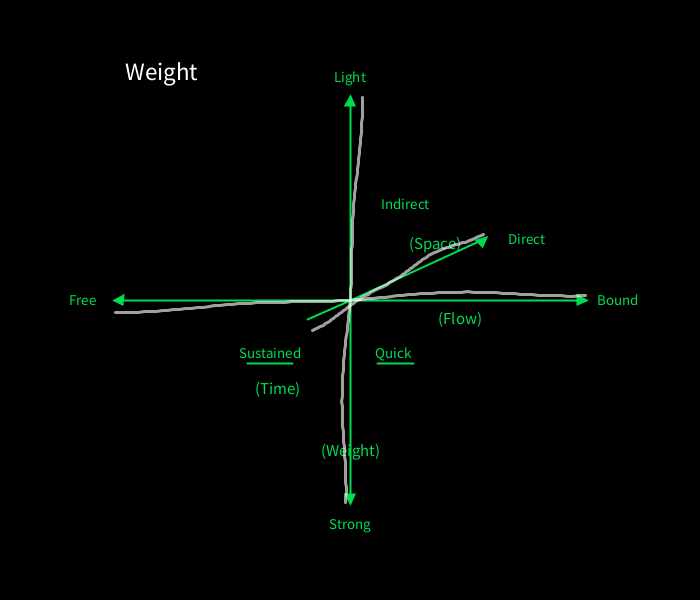
Frame 1 (no input)
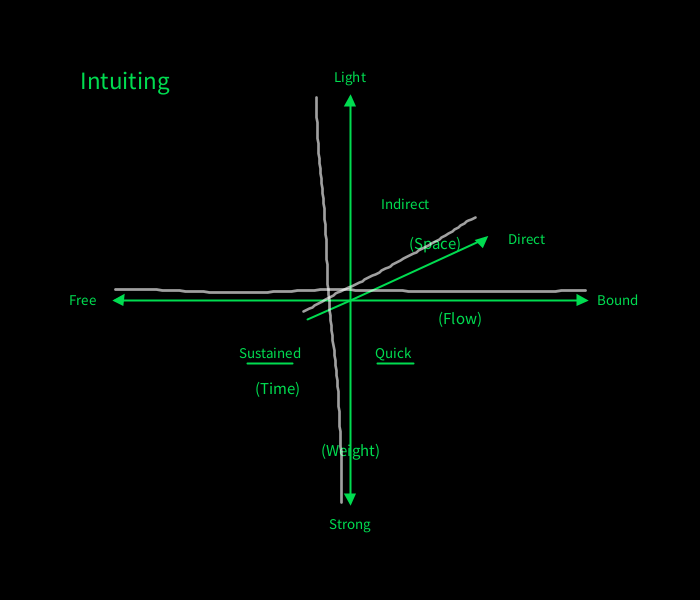
Frame 60 (the mouse pressed at the canvas centre just before this capture)
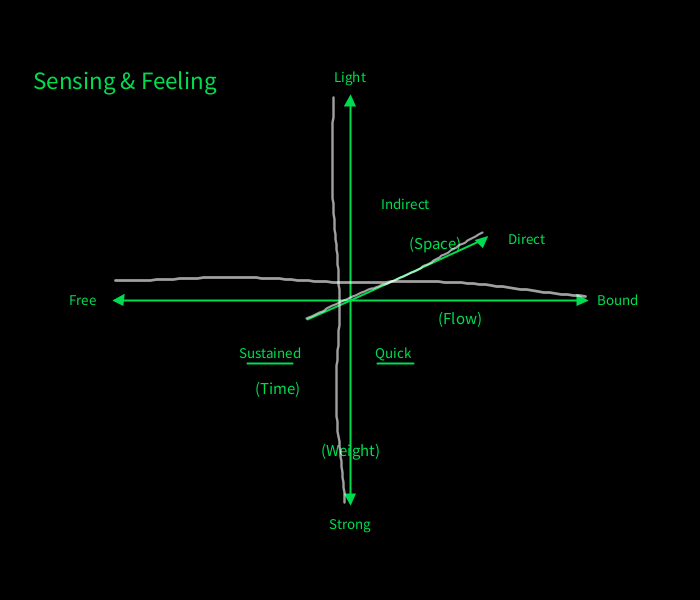
Frame 120 (the mouse held since frame 60 and released just before this capture)

The Processing sketch that drew these frames (run headless with seeded random() and noise(); from frame 60 on, the mouse is pressed at the canvas centre):

// Processing sketch: noisy_lines
// ── noisy_lines.pde
// Laban Effort Diagram — noisy waveforms on all 3 axes

float labanX, labanY, labanWidth, labanHeight;

float waveOffset1 = 0;
float waveOffset2 = 0;
float waveOffset3 = 0;

int wordIndex = 0;

String[] words = {
  "Weight", "Time", "Space", "Flow",
  "Bound", "Free", "Strong", "Light", "Direct", "Indirect", "Sustained", "Quick",
  "Sensing", "Feeling", "Intending", "Progressing", "Thinking", "Intuiting", "Attending", "Deciding",
  "Sensing & Feeling", "Intending & Progressing", "Thinking & Intuiting", "Attending & Deciding",
  "Sensing & Intuiting", "Intending & Deciding", "Feeling & Thinking", "Progressing & Attending",
  "Sensing & Thinking", "Intending & Attending", "Feeling & Thinking", "Progressing & Deciding",
  "Dream State", "Awake State", "Rhythm State", "Remote State", "Mobile State", "Stable State",
  "Passion Drive", "Spell Drive", "Vision Drive", "Active Drive"
};

void setup() {
  size(700, 600);
  labanX = 100;
  labanY = 80;
  labanWidth = 500;
  labanHeight = 440;
}

void draw() {
  background(0);
  drawLabanDiagram(labanX, labanY, labanWidth, labanHeight);
  drawWaves();
  waveOffset1 += 0.34;
  waveOffset2 += 0.33;
  waveOffset3 += 0.35;
}

void drawWaves() {
  float cx = labanX + labanWidth / 2;
  float cy = labanY + labanHeight / 2;

  int steps = 80;
  float noiseScale = 0.5;
  float amp = 60; // how far the wave deviates from the axis

  noFill();

  // --- Vertical axis (Light/Strong) ---
  stroke(255, 255, 255, 160);
  beginShape();
  for (int i = 0; i <= steps; i++) {
    float t = (float) i / steps;
    float axisY = map(t, 0, 1, cy - labanHeight * 0.46, cy + labanHeight * 0.46);
    float n = noise(t * noiseScale, waveOffset1) - 0.5;
    float x = cx + n * amp * 2;
    strokeWeight(max(0.1, map(noise(t * 0.3, waveOffset1 * 0.5), 0, 1, 0.5, 6)));
    vertex(x, axisY);
  }
  endShape();

  // --- Horizontal axis (Free/Bound) ---
  stroke(255, 255, 255, 160);
  beginShape();
  for (int i = 0; i <= steps; i++) {
    float t = (float) i / steps;
    float axisX = map(t, 0, 1, cx - labanWidth * 0.47, cx + labanWidth * 0.47);
    float n = noise(t * noiseScale, waveOffset2) - 0.5;
    float y = cy + n * amp * 2;
    strokeWeight(max(0.1, map(noise(t * 0.3, waveOffset2 * 0.5), 0, 1, 0.5, 6)));
    vertex(axisX, y);
  }
  endShape();

  // --- Diagonal axis (Indirect/Direct) ---
  // Full axis: from back end to arrow end
  float dxFull = labanWidth  * 0.27 + labanWidth  * 0.086;
  float dyFull = -labanHeight * 0.14 - labanHeight * 0.044;
  float axisLen = sqrt(dxFull * dxFull + dyFull * dyFull);
  float ux = dxFull / axisLen;  // unit vector along axis
  float uy = dyFull / axisLen;
  float px = -uy;               // perpendicular
  float py =  ux;

  float startX = cx - labanWidth  * 0.086;
  float startY = cy + labanHeight * 0.044;

  stroke(255, 255, 255, 160);
  beginShape();
  for (int i = 0; i <= steps; i++) {
    float t = (float) i / steps;
    float ax = startX + ux * axisLen * t;
    float ay = startY + uy * axisLen * t;
    float n = noise(t * noiseScale, waveOffset3) - 0.5;
    float wx = ax + px * n * amp * 2;
    float wy = ay + py * n * amp * 2;
    strokeWeight(max(0.1, map(noise(t * 0.3, waveOffset3 * 0.5), 0, 1, 0.5, 6)));
    vertex(wx, wy);
  }
  endShape();
}

void drawLabanDiagram(float x, float y, float w, float h) {
  textSize(25);
  if (frameCount % 3 == 0 || frameCount % 47 == 0) {
    wordIndex = int(random(words.length));
  }
  text(words[wordIndex], x+25, y);
  float cx = x + w / 2;
  float cy = y + h / 2;

  color g = color(0, 220, 80);

  float vLen  = h * 0.46;
  float hLen  = w * 0.47;
  float dxEnd = w * 0.27;
  float dyEnd = -h * 0.14;

  float labelSize   = h * 0.034;
  float qualitySize = h * 0.038;

  strokeWeight(2);
  stroke(g);

  line(cx, cy - vLen, cx, cy + vLen);
  drawArrow(cx, cy - vLen, cx, cy - vLen - 1, g);
  drawArrow(cx, cy + vLen, cx, cy + vLen + 1, g);

  line(cx - hLen, cy, cx + hLen, cy);
  drawArrow(cx - hLen, cy, cx - hLen - 1, cy, g);
  drawArrow(cx + hLen, cy, cx + hLen + 1, cy, g);

  line(cx, cy, cx + dxEnd, cy + dyEnd);
  line(cx, cy, cx - w * 0.086, cy + h * 0.044);
  drawArrow(cx + dxEnd, cy + dyEnd, cx + dxEnd + 1, cy + dyEnd - 1, g);

  fill(g);
  noStroke();
  textAlign(CENTER, CENTER);

  textSize(labelSize);
  text("Light",    cx,                           cy - vLen - labelSize * 1.4);
  text("Strong",   cx,                           cy + vLen + labelSize * 1.4);
  text("Free",     cx - hLen - labelSize * 2.2,  cy);
  text("Bound",    cx + hLen + labelSize * 2.2,  cy);
  text("Indirect", cx + w * 0.11,                cy - h * 0.22);
  text("Direct",   cx + dxEnd + labelSize * 2.8, cy + dyEnd);

  textSize(qualitySize);
  text("(Space)",  cx + w * 0.17, cy - h * 0.13);
  text("(Flow)",   cx + w * 0.22, cy + h * 0.04);

  textSize(labelSize);
  text("Sustained", cx - w * 0.16,  cy + h * 0.12);
  text("Quick",     cx + w * 0.086, cy + h * 0.12);

  stroke(g);
  strokeWeight(2);
  float dashY = cy + h * 0.145;
  line(cx - w * 0.205, dashY, cx - w * 0.115, dashY);
  line(cx + w * 0.054, dashY, cx + w * 0.126, dashY);

  noStroke();
  fill(g);
  textSize(qualitySize);
  text("(Time)",   cx - w * 0.145, cy + h * 0.20);
  text("(Weight)", cx,             cy + h * 0.34);
}

void drawArrow(float x1, float y1, float x2, float y2, color c) {
  stroke(c);
  fill(c);
  float angle     = atan2(y2 - y1, x2 - x1);
  float arrowSize = 9;
  pushMatrix();
  translate(x2, y2);
  rotate(angle);
  triangle(0, 0, -arrowSize, -arrowSize * 0.5, -arrowSize, arrowSize * 0.5);
  popMatrix();
}
